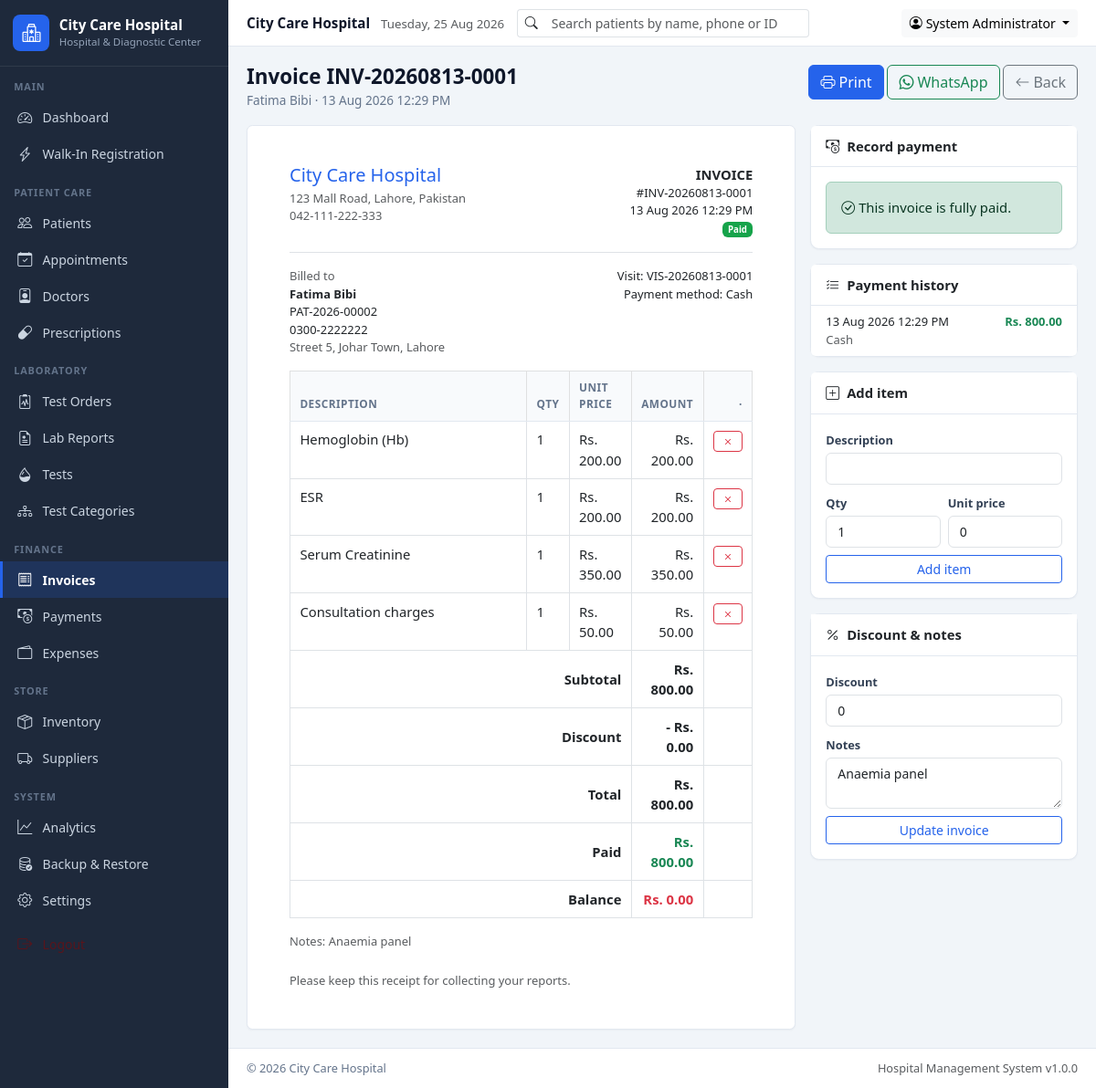
Screenshot of /modules/billing/invoice_view.php?id=2 (signed in) with the database file from the repository.
### tables this page shows
CREATE TABLE IF NOT EXISTS invoices (
  id INT AUTO_INCREMENT PRIMARY KEY,
  invoice_number VARCHAR(20) UNIQUE NOT NULL,
  patient_id INT NOT NULL,
  visit_id INT,
  invoice_date DATETIME NOT NULL,
  subtotal DECIMAL(10,2) DEFAULT 0,
  discount DECIMAL(10,2) DEFAULT 0,
  total DECIMAL(10,2) DEFAULT 0,
  paid_amount DECIMAL(10,2) DEFAULT 0,
  balance DECIMAL(10,2) DEFAULT 0,
  payment_method ENUM('Cash','Card','Bank Transfer','Other') DEFAULT 'Cash',
  payment_status ENUM('Pending','Partial','Paid') DEFAULT 'Pending',
  notes TEXT,
  created_at TIMESTAMP DEFAULT CURRENT_TIMESTAMP,
  INDEX idx_invoice_date (invoice_date),
  FOREIGN KEY (patient_id) REFERENCES patients(id) ON DELETE CASCADE
);

CREATE TABLE IF NOT EXISTS patients (
  id INT AUTO_INCREMENT PRIMARY KEY,
  patient_id VARCHAR(20) UNIQUE NOT NULL,
  full_name VARCHAR(100) NOT NULL,
  father_husband_name VARCHAR(100),
  gender ENUM('Male','Female','Other') NOT NULL,
  date_of_birth DATE,
  age INT,
  cnic VARCHAR(20),
  phone VARCHAR(20),
  whatsapp VARCHAR(20),
  email VARCHAR(100),
  address TEXT,
  emergency_contact VARCHAR(100),
  blood_group VARCHAR(5),
  referring_doctor VARCHAR(100),
  medical_notes TEXT,
  registration_date DATE NOT NULL,
  created_at TIMESTAMP DEFAULT CURRENT_TIMESTAMP,
  updated_at TIMESTAMP DEFAULT CURRENT_TIMESTAMP ON UPDATE CURRENT_TIMESTAMP,
  INDEX idx_patients_name (full_name),
  INDEX idx_patients_phone (phone)
);

CREATE TABLE IF NOT EXISTS visits (
  id INT AUTO_INCREMENT PRIMARY KEY,
  visit_number VARCHAR(20) UNIQUE NOT NULL,
  patient_id INT NOT NULL,
  visit_date DATETIME NOT NULL,
  visit_type ENUM('Walk-In','Appointment','Emergency','Follow-Up') DEFAULT 'Walk-In',
  doctor_id INT,
  symptoms TEXT,
  diagnosis TEXT,
  notes TEXT,
  total_charges DECIMAL(10,2) DEFAULT 0,
  payment_status ENUM('Pending','Partial','Paid') DEFAULT 'Pending',
  created_at TIMESTAMP DEFAULT CURRENT_TIMESTAMP,
  FOREIGN KEY (patient_id) REFERENCES patients(id) ON DELETE CASCADE,
  FOREIGN KEY (doctor_id) REFERENCES doctors(id) ON DELETE SET NULL
);

CREATE TABLE IF NOT EXISTS invoice_items (
  id INT AUTO_INCREMENT PRIMARY KEY,
  invoice_id INT NOT NULL,
  description VARCHAR(255) NOT NULL,
  quantity INT DEFAULT 1,
  unit_price DECIMAL(10,2) DEFAULT 0,
  total DECIMAL(10,2) DEFAULT 0,
  FOREIGN KEY (invoice_id) REFERENCES invoices(id) ON DELETE CASCADE
);

CREATE TABLE IF NOT EXISTS payments (
  id INT AUTO_INCREMENT PRIMARY KEY,
  patient_id INT NOT NULL,
  invoice_id INT,
  order_id INT,
  amount DECIMAL(10,2) NOT NULL,
  payment_method ENUM('Cash','Card','Bank Transfer','Other') DEFAULT 'Cash',
  payment_date DATETIME NOT NULL,
  notes TEXT,
  created_at TIMESTAMP DEFAULT CURRENT_TIMESTAMP,
  INDEX idx_payment_date (payment_date),
  FOREIGN KEY (patient_id) REFERENCES patients(id) ON DELETE CASCADE
);

### modules/billing/invoice_view.php (the view, shortened to what this page needs)
<?php
$id = (int)get('id', post('id'));
$invoice = $id ? fetchOne('SELECT i.*, p.full_name, p.patient_id AS patient_code, p.phone, p.whatsapp, p.address,
        p.gender, p.age, v.visit_number
    FROM invoices i JOIN patients p ON p.id = i.patient_id
    LEFT JOIN visits v ON v.id = i.visit_id WHERE i.id = ?', [$id]) : null;
$items    = fetchAll('SELECT * FROM invoice_items WHERE invoice_id = ? ORDER BY id', [$id]);
$payments = fetchAll('SELECT * FROM payments WHERE invoice_id = ? ORDER BY payment_date DESC, id DESC', [$id]);
$hospitalName = getSetting('hospital_name', 'City Care Hospital');
$phone = $invoice['whatsapp'] ?: $invoice['phone'];
$waMessage = 'Dear ' . $invoice['full_name'] . ', your invoice ' . $invoice['invoice_number'] . ' from ' . $hospitalName
    . ' totals ' . formatCurrency($invoice['total']) . ' (balance ' . formatCurrency($invoice['balance']) . ').';
$pageActions = '<button class="btn btn-primary" data-print="1"><i class="bi bi-printer me-1"></i>Print</button> '
    . ($phone ? '<a href="' . sanitize(whatsappLink($phone, $waMessage)) . '" target="_blank" class="btn btn-outline-success"><i class="bi bi-whatsapp me-1"></i>WhatsApp</a> ' : '')
    . '<a href="' . BASE_URL . '/modules/billing/invoices.php" class="btn btn-outline-secondary"><i class="bi bi-arrow-left me-1"></i>Back</a>';
require_once INC_PATH . '/header.php';
?>
<div class="row g-3">
    <div class="col-lg-8">
        <div class="print-sheet card">
            <div class="card-body">
                <div class="d-flex justify-content-between align-items-start border-bottom pb-3 mb-3">
                    <div class="d-flex gap-3 align-items-center">
                        <div>
                            <h5 class="mb-1 text-primary"><?= sanitize($hospitalName) ?></h5>
                            <div class="small text-muted"><?= nl2br(sanitize(getSetting('hospital_address', ''))) ?></div>
                            <div class="small text-muted"><?= sanitize(getSetting('hospital_phone', '')) ?></div>
                        </div>
                    </div>
                    <div class="text-end">
                        <div class="fw-bold">INVOICE</div>
                        <div class="small">#<?= sanitize($invoice['invoice_number']) ?></div>
                        <div class="small"><?= formatDateTime($invoice['invoice_date']) ?></div>
                        <div class="small"><?= statusBadge($invoice['payment_status']) ?></div>
                    </div>
                </div>
                <div class="row mb-3">
                    <div class="col-6 small">
                        <div class="text-muted">Billed to</div>
                        <div class="fw-semibold"><?= sanitize($invoice['full_name']) ?></div>
                        <div><?= sanitize($invoice['patient_code']) ?></div>
                        <div><?= sanitize($invoice['phone'] ?: '') ?></div>
                        <div class="text-muted"><?= nl2br(sanitize($invoice['address'] ?: '')) ?></div>
                    </div>
                    <div class="col-6 small text-end">
                        <?php if ($invoice['visit_number']): ?><div>Visit: <?= sanitize($invoice['visit_number']) ?></div><?php endif; ?>
                        <div>Payment method: <?= sanitize($invoice['payment_method']) ?></div>
                    </div>
                </div>
                <table class="table table-sm table-bordered">
                    <thead class="table-light"><tr><th style="width:52%">Description</th><th>Qty</th><th>Unit price</th><th class="text-end">Amount</th><th class="no-print text-end">·</th></tr></thead>
                    <tbody>
                    <?php foreach ($items as $item): ?>
                        <tr>
                            <td><?= sanitize($item['description']) ?></td>
                            <td><?= (int)$item['quantity'] ?></td>
                            <td><?= formatCurrency($item['unit_price']) ?></td>
                            <td class="text-end"><?= formatCurrency($item['total']) ?></td>
                            <td class="no-print text-end">
                                <form method="post">
                                    <button class="btn btn-sm btn-outline-danger py-0" data-confirm="Remove this item?"><i class="bi bi-x"></i></button>
                                </form>
                            </td>
                        </tr>
                    <?php endforeach; ?>
                    </tbody>
                    <tfoot>
                    <tr><th colspan="3" class="text-end">Subtotal</th><th class="text-end"><?= formatCurrency($invoice['subtotal']) ?></th><th class="no-print"></th></tr>
                    <tr><th colspan="3" class="text-end">Discount</th><th class="text-end">- <?= formatCurrency($invoice['discount']) ?></th><th class="no-print"></th></tr>
                    <tr><th colspan="3" class="text-end">Total</th><th class="text-end"><?= formatCurrency($invoice['total']) ?></th><th class="no-print"></th></tr>
                    <tr><th colspan="3" class="text-end">Paid</th><th class="text-end text-success"><?= formatCurrency($invoice['paid_amount']) ?></th><th class="no-print"></th></tr>
                    <tr><th colspan="3" class="text-end">Balance</th><th class="text-end text-danger"><?= formatCurrency($invoice['balance']) ?></th><th class="no-print"></th></tr>
                    </tfoot>
                </table>
                <?php if ($invoice['notes']): ?>
                    <p class="small text-muted mb-0">Notes: <?= nl2br(sanitize($invoice['notes'])) ?></p>
                <?php endif; ?>
                <p class="small text-muted mt-4 mb-0"><?= nl2br(sanitize(getSetting('invoice_footer', 'Thank you for choosing our hospital.'))) ?></p>
            </div>
        </div>
    </div>
    <div class="col-lg-4 no-print">
        <div class="card mb-3">
            <div class="card-header bg-white fw-semibold"><i class="bi bi-cash-coin me-2"></i>Record payment</div>
            <div class="card-body">
                <?php if ((float)$invoice['balance'] <= 0): ?>
                    <div class="alert alert-success mb-0"><i class="bi bi-check-circle me-1"></i>This invoice is fully paid.</div>
                <?php endif; ?>
            </div>
        </div>
        <div class="card mb-3">
            <div class="card-header bg-white fw-semibold"><i class="bi bi-list-check me-2"></i>Payment history</div>
            <ul class="list-group list-group-flush">
                <?php foreach ($payments as $p): ?>
                    <li class="list-group-item d-flex justify-content-between small">
                        <span><?= formatDateTime($p['payment_date']) ?><br><span class="text-muted"><?= sanitize($p['payment_method']) ?></span></span>
                        <strong class="text-success"><?= formatCurrency($p['amount']) ?></strong>
                    </li>
                <?php endforeach; ?>
            </ul>
        </div>
        <div class="card mb-3">
            <div class="card-header bg-white fw-semibold"><i class="bi bi-plus-square me-2"></i>Add item</div>
            <form method="post" class="card-body row g-2">
                <div class="col-12">
                    <label class="form-label">Description</label>
                    <input type="text" name="description" class="form-control" required>
                </div>
                <div class="col-6">
                    <label class="form-label">Qty</label>
                    <input type="number" min="1" name="quantity" class="form-control" value="1">
                </div>
                <div class="col-6">
                    <label class="form-label">Unit price</label>
                    <input type="number" step="0.01" min="0" name="unit_price" class="form-control" value="0">
                </div>
                <div class="col-12 d-grid">
                    <button class="btn btn-outline-primary btn-sm">Add item</button>
                </div>
            </form>
        </div>
        <form method="post" class="card">
            <div class="card-header bg-white fw-semibold"><i class="bi bi-percent me-2"></i>Discount &amp; notes</div>
            <div class="card-body row g-2">
                <div class="col-12">
                    <label class="form-label">Discount</label>
                    <input type="number" step="0.01" min="0" name="discount" class="form-control" value="<?= (float)$invoice['discount'] ?>">
                </div>
                <div class="col-12">
                    <label class="form-label">Notes</label>
                    <textarea name="notes" class="form-control" rows="2"><?= sanitize($invoice['notes']) ?></textarea>
                </div>
                <div class="col-12 d-grid">
                    <button class="btn btn-outline-primary btn-sm">Update invoice</button>
                </div>
            </div>
        </form>
    </div>
</div>
<?php
require_once INC_PATH . '/footer.php';

### includes/functions.php (shortened to what this page needs)
<?php
function sanitize($input)
{
    return htmlspecialchars((string)($input ?? ''), ENT_QUOTES, 'UTF-8');
}
function post($key, $default = '')
{
    return isset($_POST[$key]) ? (is_array($_POST[$key]) ? $_POST[$key] : trim((string)$_POST[$key])) : $default;
}
function get($key, $default = '')
{
    return isset($_GET[$key]) ? (is_array($_GET[$key]) ? $_GET[$key] : trim((string)$_GET[$key])) : $default;
}
function getSetting($key, $default = '')
{
    global $pdo;
    static $cache = null;
    if ($cache === null) {
        $cache = [];
        try {
            foreach ($pdo->query('SELECT setting_key, setting_value FROM settings') as $row) {
                $cache[$row['setting_key']] = $row['setting_value'];
            }
        } catch (Exception $e) {
            $cache = [];
        }
    }
    if (array_key_exists($key, $cache) && $cache[$key] !== null && $cache[$key] !== '') {
        return $cache[$key];
    }
    return $default;
}
function currencySymbol()
{
    return getSetting('currency_symbol', 'Rs.');
}
function formatCurrency($amount)
{
    return currencySymbol() . ' ' . number_format((float)$amount, 2);
}
function formatDateTime($date)
{
    $ts = strtotime($date);
    return $ts ? date(getSetting('date_format', 'd M Y') . ' ' . getSetting('time_format', 'h:i A'), $ts) : '-';
}
function statusBadge($status)
{
    $map = [
        'Ordered'          => 'secondary',
        'Sample Collected' => 'info',
        'Processing'       => 'primary',
        'Pending'          => 'warning',
        'Completed'        => 'success',
        'Delivered'        => 'success',
        'Scheduled'        => 'primary',
        'Arrived'          => 'info',
        'Cancelled'        => 'danger',
        'No Show'          => 'dark',
        'Paid'             => 'success',
        'Partial'          => 'warning',
        'Draft'            => 'secondary',
        'Final'            => 'success',
    ];
    $class = $map[$status] ?? 'secondary';
    return '<span class="badge bg-' . $class . '">' . sanitize($status) . '</span>';
}
function whatsappLink($phone, $message)
{
    $digits = preg_replace('/\D+/', '', (string)$phone);
    $code = preg_replace('/\D+/', '', getSetting('country_code', '92'));
    if ($digits !== '' && strpos($digits, '0') === 0) {
        $digits = $code . substr($digits, 1);
    }
    return 'https://wa.me/' . $digits . '?text=' . rawurlencode($message);
}
function fetchOne($sql, array $params = [])
{
    global $pdo;
    $stmt = $pdo->prepare($sql);
    $stmt->execute($params);
    $row = $stmt->fetch();
    return $row ?: null;
}
function fetchAll($sql, array $params = [])
{
    global $pdo;
    $stmt = $pdo->prepare($sql);
    $stmt->execute($params);
    return $stmt->fetchAll();
}

### assets/css/custom.css (style rules this page uses)
:root { --hms-primary: #2563EB; --hms-success: #16A34A; --hms-warning: #D97706; --hms-danger: #DC2626; --hms-sidebar: #1E293B; --hms-sidebar-hover: #334155; --hms-body: #F1F5F9; --hms-border: #E2E8F0; --hms-muted: #64748B; --hms-sidebar-width: 250px; }
body { background: var(--hms-body); font-family: "Segoe UI", Roboto, "Helvetica Neue", Arial, sans-serif; font-size: 0.925rem; color: #0F172A; }
a { text-decoration: none; }
.btn-primary, .bg-primary { background-color: var(--hms-primary) !important; border-color: var(--hms-primary) !important; }
.btn-outline-primary { color: var(--hms-primary); border-color: var(--hms-primary); }
.text-primary { color: var(--hms-primary) !important; }
.btn-success, .bg-success { background-color: var(--hms-success) !important; border-color: var(--hms-success) !important; }
.card { border: 1px solid var(--hms-border); border-radius: .6rem; box-shadow: 0 1px 2px rgba(15,23,42,.04); }
.card-header { border-bottom: 1px solid var(--hms-border); padding: .7rem 1rem; }
.table > :not(caption) > * > * { padding: .55rem .65rem; }
.table thead th { font-size: .74rem; text-transform: uppercase; letter-spacing: .04em; color: var(--hms-muted); background: #F8FAFC; border-bottom: 1px solid var(--hms-border); font-weight: 700; }
.form-label { font-size: .8rem; font-weight: 600; color: #334155; margin-bottom: .25rem; }
.form-control, .form-select { font-size: .875rem; }
.print-sheet { background: #fff; max-width: 820px; margin: 0 auto; padding: 26px 30px; border: 1px solid var(--hms-border); border-radius: .4rem; }

### rows the page displays
invoices: invoice_number "INV-20260813-0001", invoice_date "13 Aug 2026 12:29 PM", payment_status "Paid", patient.full_name "Fatima Bibi", patient.patient_id "PAT-2026-00002", patient.phone "0300-2222222", patient.address "Street 5, Johar Town, Lahore", visit.visit_number "VIS-20260813-0001", payment_method "Cash", subtotal "Rs. 800.00", discount "Rs. 0.00", total "Rs. 800.00", paid_amount "Rs. 800.00", balance "Rs. 0.00", notes "Anaemia panel", discount "0"
invoice_items: description "Hemoglobin (Hb)", quantity "1", unit_price "Rs. 200.00", total "Rs. 200.00"
invoice_items: description "ESR", quantity "1", unit_price "Rs. 200.00", total "Rs. 200.00"
invoice_items: description "Serum Creatinine", quantity "1", unit_price "Rs. 350.00", total "Rs. 350.00"
invoice_items: description "Consultation charges", quantity "1", unit_price "Rs. 50.00", total "Rs. 50.00"
payments: payment_date "13 Aug 2026 12:29 PM", payment_method "Cash", amount "Rs. 800.00"

### other values shown
getSetting('hospital_name', 'City Care Hospital') "City Care Hospital"
getSetting('hospital_tagline', 'Hospital &amp; Diagnostic Center') "Hospital & Diagnostic Center"
$group['label'] "MAIN"
$item['text'] "Dashboard"
$item['text'] "Walk-In Registration"
$group['label'] "PATIENT CARE"
$item['text'] "Patients"
$item['text'] "Appointments"
$item['text'] "Doctors"
$item['text'] "Prescriptions"
$group['label'] "LABORATORY"
$item['text'] "Test Orders"
$item['text'] "Lab Reports"
$item['text'] "Tests"
$item['text'] "Test Categories"
